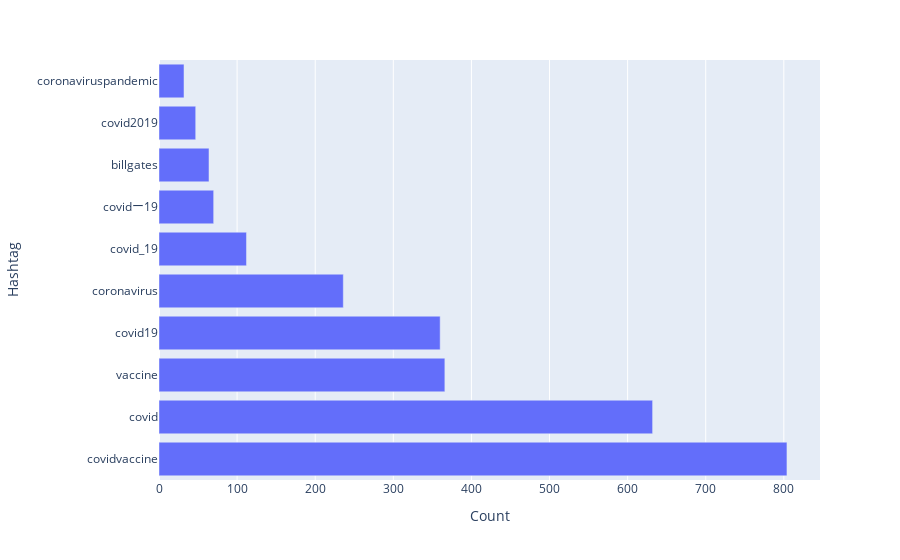

Source (notebook cell):
### Code cell
plot_hashtags_of_month('April')

### Figure 1 — Plotly figure (JSON) as saved in the notebook; plotly's stock layout.template omitted (floating-point values rounded to 4 significant figures)
{"data": [{"alignmentgroup": "True", "hovertemplate": "Count=%{x}<br>Hashtag=%{y}<extra></extra>", "legendgroup": "", "marker": {"color": "#636efa", "pattern": {"shape": ""}}, "name": "", "offsetgroup": "", "orientation": "h", "showlegend": false, "textposition": "auto", "type": "bar", "x": [804, 632, 366, 360, 236, 112, 70, 64, 47, 32], "xaxis": "x", "y": ["covidvaccine", "covid", "vaccine", "covid19", "coronavirus", "covid_19", "covidー19", "billgates", "covid2019", "coronaviruspandemic"], "yaxis": "y"}], "layout": {"barmode": "relative", "legend": {"tracegroupgap": 0}, "margin": {"t": 60}, "xaxis": {"anchor": "y", "domain": [0, 1], "title": {"text": "Count"}}, "yaxis": {"anchor": "x", "domain": [0, 1], "title": {"text": "Hashtag"}}}}
